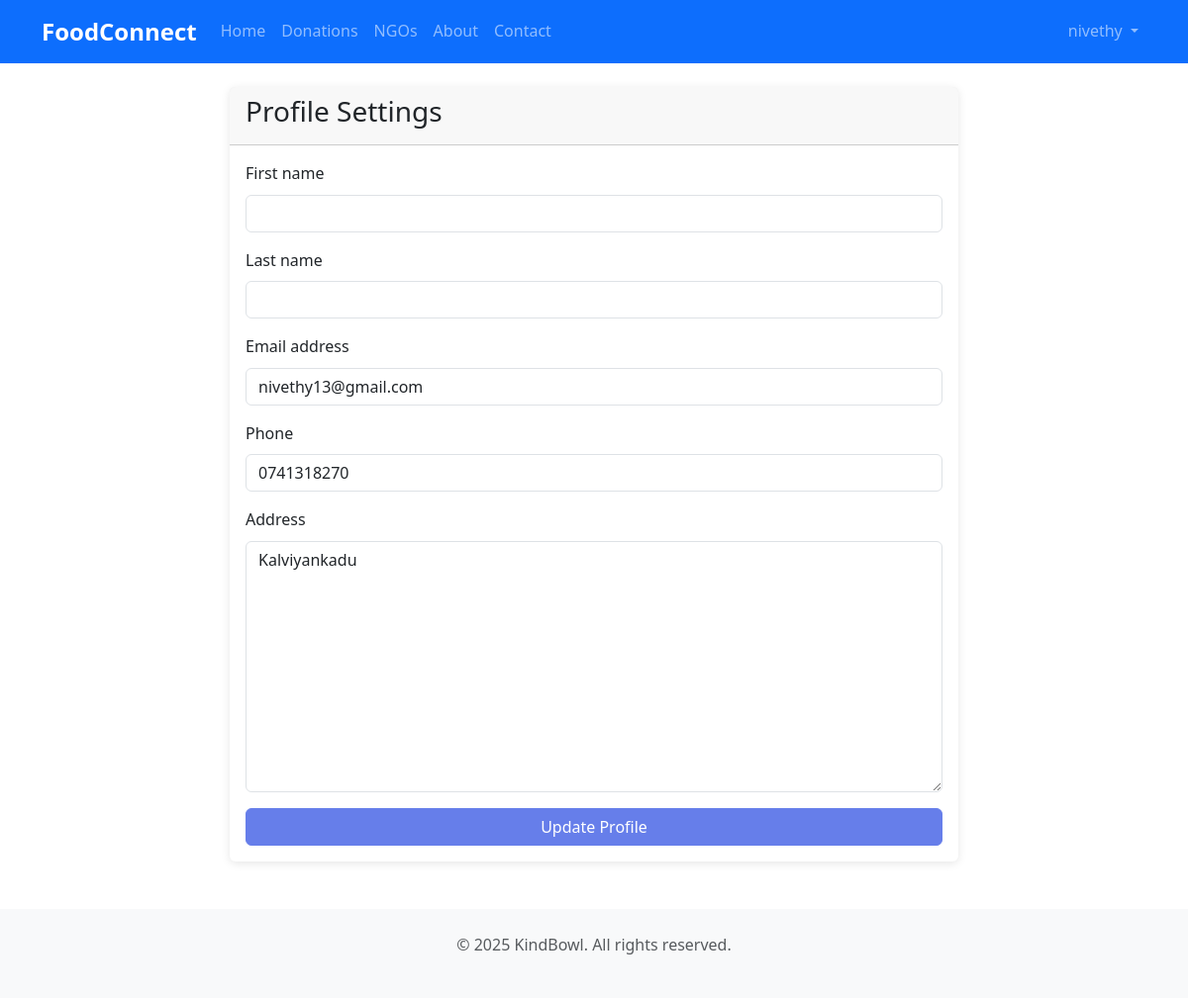
The app's page /accounts/profile/ (signed in) with its own data.
### accounts/models.py (models this page shows, shortened)
class User(AbstractUser):
    USER_TYPES = [
        ('donor', 'Donor'),
        ('ngo', 'NGO'),
        ('admin', 'Admin'),
    ]
    user_type = models.CharField(max_length=20, choices=USER_TYPES, default='donor')
    phone = models.CharField(max_length=15, blank=True)
    address = models.TextField(blank=True)
    created_at = models.DateTimeField(auto_now_add=True)
    updated_at = models.DateTimeField(auto_now=True)
    class Meta:
        verbose_name = 'User'
        verbose_name_plural = 'Users'

### accounts/views.py (the view)
# urls.py: path('profile/', views.profile, name='profile'),
@login_required
def profile(request):
    if request.method == 'POST':
        form = UserProfileForm(request.POST, instance=request.user)
        if form.is_valid():
            form.save()
            messages.success(request, 'Profile updated successfully!')
            return redirect('accounts:profile')
    else:
        form = UserProfileForm(instance=request.user)
    return render(request, 'accounts/profile.html', {'form': form})

### accounts/forms.py
class UserProfileForm(forms.ModelForm):
    class Meta:
        model = User
        fields = ('first_name', 'last_name', 'email', 'phone', 'address')
    def __init__(self, *args, **kwargs):
        super().__init__(*args, **kwargs)
        for field in self.fields.values():
            field.widget.attrs['class'] = 'form-control'

### templates/accounts/profile.html (shortened to what this page needs)
{% extends 'base.html' %}
{% load crispy_forms_tags %}
{% block content %}
<div class="row justify-content-center">
    <div class="col-md-8">
        <div class="card">
            <div class="card-header">
                <h3>Profile Settings</h3>
            </div>
            <div class="card-body">
                <form method="post">
                    {{ form|crispy }}
                    <div class="d-grid gap-2">
                        <button type="submit" class="btn btn-primary">Update Profile</button>
                    </div>
                </form>
            </div>
        </div>
    </div>
</div>
{% endblock %}

### templates/base.html (shortened to what this page needs)
<!DOCTYPE html>
<html lang="en">
<head>
    <link href="https://cdn.jsdelivr.net/npm/bootstrap@5.3.2/dist/css/bootstrap.min.css" rel="stylesheet">
    {% load static %}
    <link rel="stylesheet" href="{% static 'css/style.css' %}">
</head>
<body>
    <nav class="navbar navbar-expand-lg navbar-dark bg-primary">
        <div class="container">
            <a class="navbar-brand" href="{% url 'main:home' %}">FoodConnect</a>
            <div class="collapse navbar-collapse" id="navbarNav">
                <ul class="navbar-nav me-auto">
                    <li class="nav-item">
                        <a class="nav-link" href="{% url 'main:home' %}">Home</a>
                    </li>
                    <li class="nav-item">
                        <a class="nav-link" href="{% url 'donations:list' %}">Donations</a>
                    </li>
                    <li class="nav-item">
                        <a class="nav-link" href="{% url 'ngos:list' %}">NGOs</a>
                    </li>
                    <li class="nav-item">
                        <a class="nav-link" href="{% url 'main:about' %}">About</a>
                    </li>
                    <li class="nav-item">
                        <a class="nav-link" href="{% url 'main:contact' %}">Contact</a>
                    </li>
                </ul>
                <ul class="navbar-nav">
                    {% if user.is_authenticated %}
                        <li class="nav-item dropdown">
                            <a class="nav-link dropdown-toggle" href="#" id="navbarDropdown" role="button" data-bs-toggle="dropdown" aria-expanded="false">
                                {{ user.username }}
                            </a>
                        </li>
                    {% endif %}
                </ul>
            </div>
        </div>
    </nav>
    <main class="container mt-4">
        {% block content %}
        {% endblock %}
    </main>
    <footer class="bg-light text-center text-muted py-4 mt-5">
        <div class="container">
            <p>&copy; 2025 KindBowl. All rights reserved.</p>
        </div>
    </footer>
</body>
</html>

### static/css/style.css (style rules this page uses)
body { font-family: 'Segoe UI', Tahoma, Geneva, Verdana, sans-serif; line-height: 1.6; }
.navbar-brand { font-weight: bold; font-size: 1.5rem; }
.card { transition: transform 0.3s ease; border: none; box-shadow: 0 2px 10px rgba(0,0,0,0.1); }
.btn-primary { background-color: #667eea; border-color: #667eea; }
footer { margin-top: auto; }

### records on screen
User: username "nivethy", email "nivethy13@gmail.com", phone "0741318270", address "Kalviyankadu"
